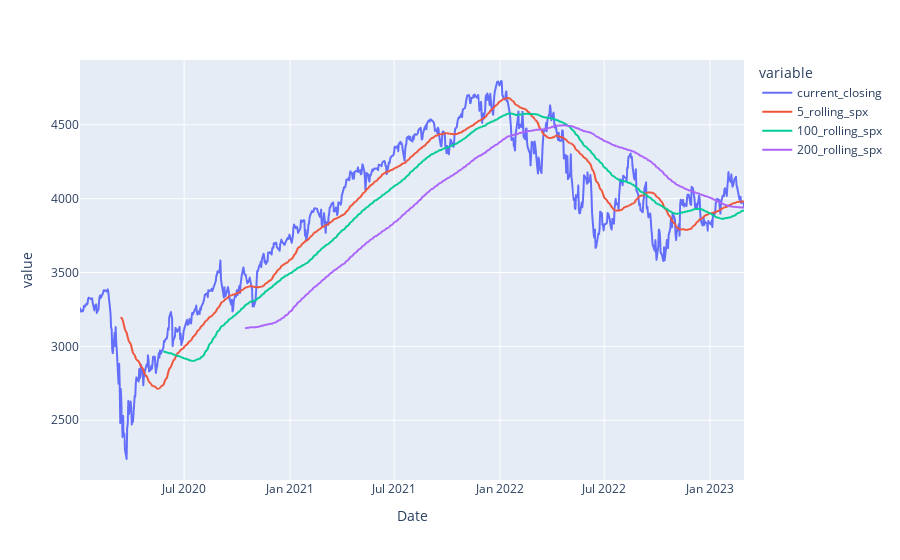

The code cell stored with this chart in its notebook:
### Code cell
spx_longterm_df = pd.DataFrame()

spx_longterm_df['current_closing'] = spx_close.copy()
#Calculating 50-100-200 moving day averages for long term
spx_longterm_df['5_rolling_spx'] = spx_close.rolling(window=50).mean()
spx_longterm_df['100_rolling_spx'] = spx_close.rolling(window=100).mean()
spx_longterm_df['200_rolling_spx'] = spx_close.rolling(window=200).mean()

#Plotting
px.line(spx_close)
fig = px.line(spx_longterm_df)
fig.show()

### Figure 1 — Plotly figure (JSON) as saved in the notebook; plotly's stock layout.template omitted (floating-point values rounded to 4 significant figures; data arrays with more than 128 entries replaced by an {"elided": "..."} marker saying what was removed)
{"data": [{"hovertemplate": "variable=current_closing<br>Date=%{x}<br>value=%{y}<extra></extra>", "legendgroup": "current_closing", "line": {"color": "#636efa", "dash": "solid"}, "marker": {"symbol": "circle"}, "mode": "lines", "name": "current_closing", "showlegend": true, "type": "scattergl", "x": {"elided": "796 str values"}, "xaxis": "x", "y": {"elided": "796 float values"}, "yaxis": "y"}, {"hovertemplate": "variable=5_rolling_spx<br>Date=%{x}<br>value=%{y}<extra></extra>", "legendgroup": "5_rolling_spx", "line": {"color": "#EF553B", "dash": "solid"}, "marker": {"symbol": "circle"}, "mode": "lines", "name": "5_rolling_spx", "showlegend": true, "type": "scattergl", "x": {"elided": "796 str values"}, "xaxis": "x", "y": {"elided": "796 float values"}, "yaxis": "y"}, {"hovertemplate": "variable=100_rolling_spx<br>Date=%{x}<br>value=%{y}<extra></extra>", "legendgroup": "100_rolling_spx", "line": {"color": "#00cc96", "dash": "solid"}, "marker": {"symbol": "circle"}, "mode": "lines", "name": "100_rolling_spx", "showlegend": true, "type": "scattergl", "x": {"elided": "796 str values"}, "xaxis": "x", "y": {"elided": "796 float values"}, "yaxis": "y"}, {"hovertemplate": "variable=200_rolling_spx<br>Date=%{x}<br>value=%{y}<extra></extra>", "legendgroup": "200_rolling_spx", "line": {"color": "#ab63fa", "dash": "solid"}, "marker": {"symbol": "circle"}, "mode": "lines", "name": "200_rolling_spx", "showlegend": true, "type": "scattergl", "x": {"elided": "796 str values"}, "xaxis": "x", "y": {"elided": "796 float values"}, "yaxis": "y"}], "layout": {"legend": {"title": {"text": "variable"}, "tracegroupgap": 0}, "margin": {"t": 60}, "xaxis": {"anchor": "y", "domain": [0, 1], "title": {"text": "Date"}}, "yaxis": {"anchor": "x", "domain": [0, 1], "title": {"text": "value"}}}}
